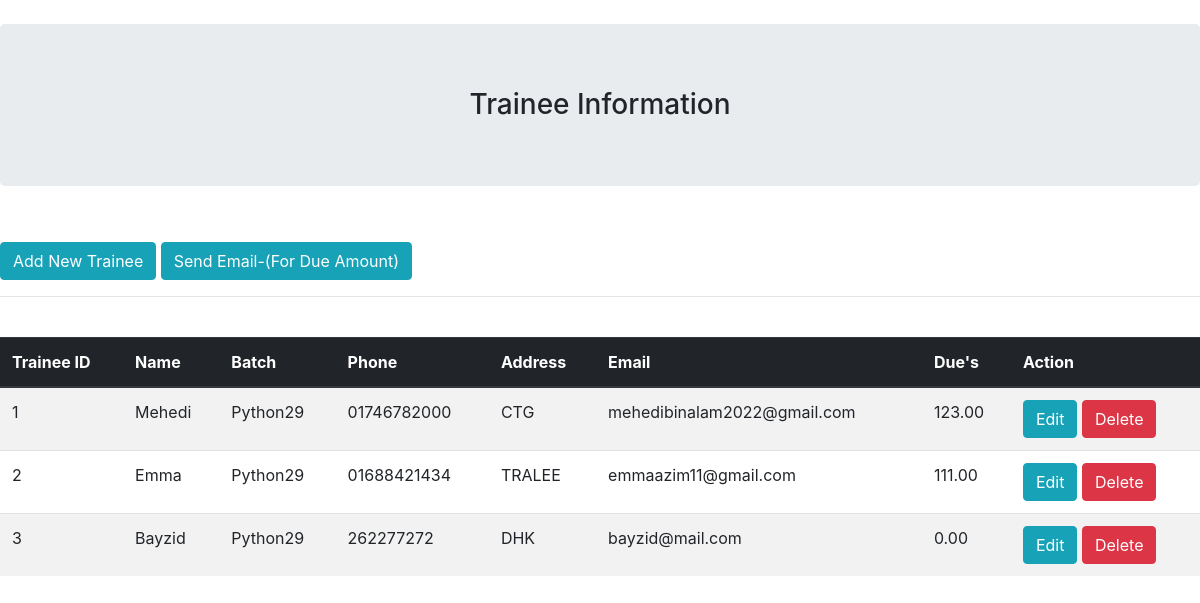
The page / on the database its author committed.
### App01/models.py (models this page shows)
class Trainee(models.Model):
    TraineeID = models.AutoField(primary_key=True)
    Name = models.CharField(max_length=30)
    BatchNo = models.CharField(max_length=15)
    ContactNo = models.CharField(max_length=15)
    ContactAddress = models.CharField(max_length=100)
    EmailAddress = models.EmailField()
    DueAmount = models.DecimalField(max_digits=10, decimal_places=2, default=Decimal(0.0))
    class Meta:
        db_table = "Trainee"

### App01/views.py (the view)
# urls.py: path('', views.show),
def show(request):
    trainees = Trainee.objects.all()
    return render(request, "show.html", {'trainees':trainees})

### App01/templates/show.html (shortened to what this page needs)
<!DOCTYPE html>
<html lang="en">
<head>
    <link rel="stylesheet" href="https://cdn.jsdelivr.net/npm/bootstrap@4.0.0/dist/css/bootstrap.min.css">
</head>
<body>
    <br>
    <center><h3 class="jumbotron">Trainee Information</h3> </center><br>
    <a href="#" class="btn btn-info">Add New Trainee</a>
    <a href="/emailSend" class="btn btn-info">Send Email-(For Due Amount)</a>
    <hr><br>
    <table class="table table-border table-hover table-striped">
        <thead class="thead-dark">
            <tr>
                <th>Trainee ID</th>
                <th>Name</th>
                <th>Batch</th>
                <th>Phone</th>
                <th>Address</th>
                <th>Email</th>
                <th>Due's</th>
                <th>Action</th>
            </tr>
        </thead>
        <tbody>
            {% for trainee in trainees %}
            <tr>
                <td>{{trainee.TraineeID}}</td>
                <td>{{trainee.Name}}</td>
                <td>{{trainee.BatchNo}}</td>
                <td>{{trainee.ContactNo}}</td>
                <td>{{trainee.ContactAddress}}</td>
                <td>{{trainee.EmailAddress}}</td>
                <td>{{trainee.DueAmount}}</td>
                <td>
                    <a href="#" class="btn btn-info">Edit</a>
                    <a href="/deleteRecord/{{trainee.TraineeID}}" onclick="return confirm('Are You Sure You want to Delete this Record??')" class="btn btn-danger">Delete</a>
                </td>
            </tr>
            {% endfor %}
        </tbody>
</body>
</html>

### rows shown on the page
Trainee: TraineeID "1", Name "Mehedi", BatchNo "Python29", ContactNo "01746782000", ContactAddress "CTG", EmailAddress "mehedibinalam2022@gmail.com", DueAmount "123.00"
Trainee: TraineeID "2", Name "Emma", BatchNo "Python29", ContactNo "01688421434", ContactAddress "TRALEE", EmailAddress "emmaazim11@gmail.com", DueAmount "111.00"
Trainee: TraineeID "3", Name "Bayzid", BatchNo "Python29", ContactNo "262277272", ContactAddress "DHK", EmailAddress "bayzid@mail.com", DueAmount "0.00"
